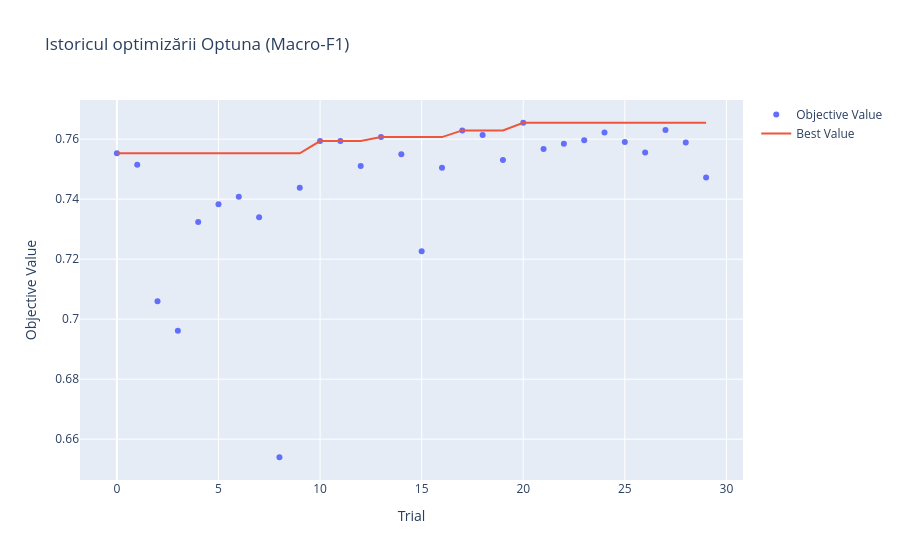
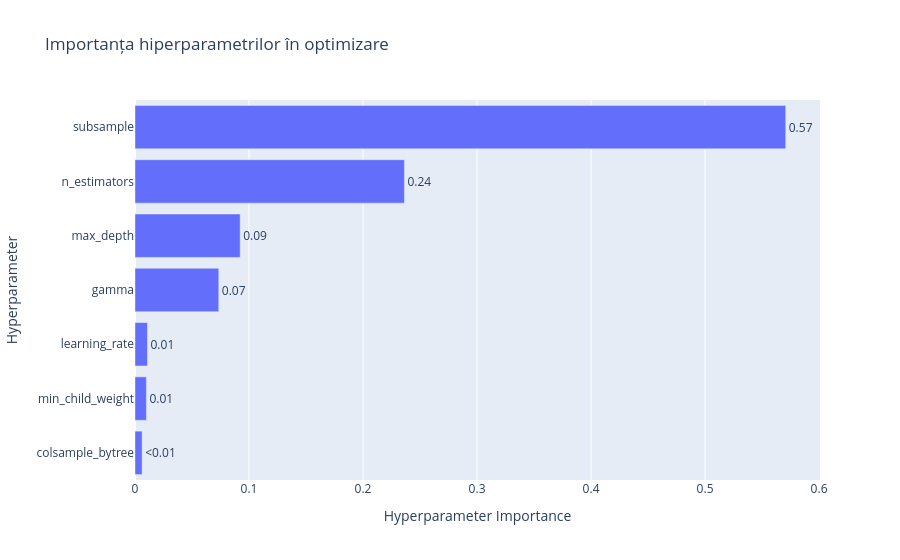

Notebook code cell kept with these figures, in order:
### Markdown cell above
### Vizualizarea procesului de optimizare și salvarea studiului

Generăm graficele pentru istoricul optimizării și importanța hiperparametrilor, salvând totodată studiul Optuna pe disc.

### Code cell
import joblib
from optuna.visualization import plot_optimization_history, plot_param_importances

# 1. Generăm graficele interac tive Plotly pentru Optuna
fig_hist = plot_optimization_history(study)
fig_hist.update_layout(title="Istoricul optimizării Optuna (Macro-F1)")
fig_hist.show()

fig_imp = plot_param_importances(study)
fig_imp.update_layout(title="Importanța hiperparametrilor în optimizare")
fig_imp.show()

# 2. Salvăm studiul pe disc (pașii intermediari)
joblib.dump(study, "optuna_ames_study.pkl")
print("Studiul Optuna a fost salvat cu succes în fișierul 'optuna_ames_study.pkl'.")

### Figure 1 — Plotly figure (JSON) as saved in the notebook; plotly's stock layout.template omitted (floating-point values rounded to 4 significant figures)
{"data": [{"mode": "markers", "name": "Objective Value", "type": "scatter", "x": [0, 1, 2, 3, 4, 5, 6, 7, 8, 9, 10, 11, 12, 13, 14, 15, 16, 17, 18, 19, 20, 21, 22, 23, 24, 25, 26, 27, 28, 29], "y": [0.7553, 0.7514, 0.706, 0.6961, 0.7324, 0.7383, 0.7408, 0.7339, 0.654, 0.7438, 0.7594, 0.7594, 0.7511, 0.7607, 0.7549, 0.7226, 0.7505, 0.7629, 0.7614, 0.753, 0.7655, 0.7567, 0.7585, 0.7596, 0.7622, 0.759, 0.7556, 0.763, 0.7589, 0.7472]}, {"mode": "lines", "name": "Best Value", "type": "scatter", "x": [0, 1, 2, 3, 4, 5, 6, 7, 8, 9, 10, 11, 12, 13, 14, 15, 16, 17, 18, 19, 20, 21, 22, 23, 24, 25, 26, 27, 28, 29], "y": [0.7553, 0.7553, 0.7553, 0.7553, 0.7553, 0.7553, 0.7553, 0.7553, 0.7553, 0.7553, 0.7594, 0.7594, 0.7594, 0.7607, 0.7607, 0.7607, 0.7607, 0.7629, 0.7629, 0.7629, 0.7655, 0.7655, 0.7655, 0.7655, 0.7655, 0.7655, 0.7655, 0.7655, 0.7655, 0.7655]}, {"marker": {"color": "#cccccc"}, "mode": "markers", "name": "Infeasible Trial", "showlegend": false, "type": "scatter", "x": [], "y": []}], "layout": {"title": {"text": "Istoricul optimizării Optuna (Macro-F1)"}, "xaxis": {"title": {"text": "Trial"}}, "yaxis": {"title": {"text": "Objective Value"}}}}

### Figure 2 — Plotly figure (JSON) as saved in the notebook; plotly's stock layout.template omitted (floating-point values rounded to 4 significant figures)
{"data": [{"cliponaxis": false, "hovertemplate": ["colsample_bytree (FloatDistribution): 0.0062438027236972685<extra></extra>", "min_child_weight (IntDistribution): 0.010015691058276106<extra></extra>", "learning_rate (FloatDistribution): 0.010939820984223284<extra></extra>", "gamma (FloatDistribution): 0.07348350833257118<extra></extra>", "max_depth (IntDistribution): 0.0922329469146101<extra></extra>", "n_estimators (IntDistribution): 0.23630418289308003<extra></extra>", "subsample (FloatDistribution): 0.570780047093542<extra></extra>"], "name": "Objective Value", "orientation": "h", "text": ["<0.01", "0.01", "0.01", "0.07", "0.09", "0.24", "0.57"], "textposition": "outside", "type": "bar", "x": [0.006244, 0.01002, 0.01094, 0.07348, 0.09223, 0.2363, 0.5708], "y": ["colsample_bytree", "min_child_weight", "learning_rate", "gamma", "max_depth", "n_estimators", "subsample"]}], "layout": {"title": {"text": "Importanța hiperparametrilor în optimizare"}, "xaxis": {"title": {"text": "Hyperparameter Importance"}}, "yaxis": {"title": {"text": "Hyperparameter"}}}}
